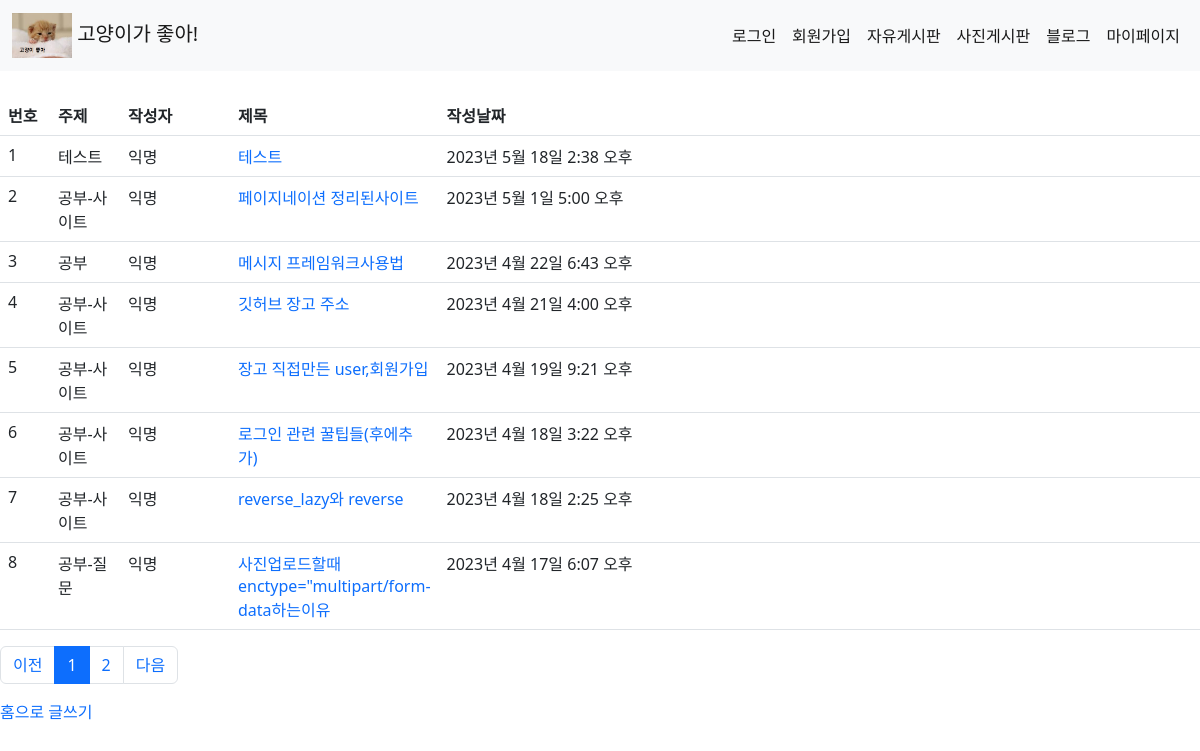
Page /community/free/ on the committed database.
### community/models.py (models this page shows, shortened)
class FreePost1(models.Model):
    author = models.CharField(max_length=25)
    subject = models.CharField(max_length=20)
    title = models.CharField(max_length=40)
    content = models.CharField(max_length=1000)
    pub_date = models.DateTimeField(auto_now_add=True)

### community/views.py (the view)
# urls.py: path('free/', views.free, name='free_board'),
def free(request):
    page = request.GET.get('page', '1')
    post_list = FreePost1.objects.all().order_by('-pub_date')
    paginator = Paginator(post_list, 8)
    page_obj = paginator.get_page(page)
    context = {"page_obj": page_obj}
    return render(request, 'community/free.html', context=context)

### community/templates/community/free.html (shortened to what this page needs)
{% extends 'community/base.html' %}
{% block content %}
    <br>
    <div class="">
        {% if page_obj %}
            <table class="table">
                <thead>
                <tr>
                    <th>번호</th>
                    <th>주제</th>
                    <th>작성자</th>
                    <th>제목</th>
                    <th>작성날짜</th>
                </tr>
                </thead>
                {% for post in page_obj %}
                    <tr>
                        <td style="width: 50px">{{ forloop.counter }}</td>
                        <td style="width: 70px">{{ post.subject }}</td>
                        <td style="width: 110px">{{ post.author }}</td>
                        <td style="width: 200px"><a href="{{ post.pk }}">{{ post.title }}</a></td>
                        <td>{{ post.pub_date }}</td>
                    </tr>
                {% endfor %}
            </table>
            <ul class="pagination">
                {% if page_obj.has_previous %}
                    <li class="page-item"><a class="page-link" href="?page={{ page_obj.previous_page_number }}">이전</a>
                    </li>
                {% else %}
                    <li class="page-item"><a class="page-link" href="">이전</a></li>
                {% endif %}
                {% for page_number in page_obj.paginator.page_range %}
                    {% if page_number|add:-5 <= page_obj.number and page_number|add:5 >= page_obj.number %}
                        {% if page_number == page_obj.number %}
                            <li class="page-item active"><a class="page-link" href="">{{ page_number }}</a></li>
                        {% else %}
                            <li class="page-item"><a class="page-link"
                                                     href="?page={{ page_number }}">{{ page_number }}</a>
                            </li>
                        {% endif %}
                    {% endif %}
                {% endfor %}
                {% if page_obj.has_next %}
                    <li class="page-item"><a class="page-link" href="?page={{ page_obj.next_page_number }}">다음</a></li>
                {% else %}
                    <li class="page-item"><a class="page-link" href="">다음</a></li>
                {% endif %}
            </ul>
        {% else %}
            <p>새글을 작성해주세요!!</p>
        {% endif %}
        <a href="{% url 'community:home' %}">홈으로</a>
        <a href="write/">글쓰기</a>
    </div>
{% endblock %}

### community/templates/community/base.html (style rules this page uses)
a { text-decoration: none; }

### rows in the picture
FreePost1: subject "테스트", author "익명", title "테스트", pub_date "2023년 5월 18일 2:38 오후"
FreePost1: subject "공부-사이트", author "익명", title "페이지네이션 정리된사이트", pub_date "2023년 5월 1일 5:00 오후"
FreePost1: subject "공부", author "익명", title "메시지 프레임워크사용법", pub_date "2023년 4월 22일 6:43 오후"
FreePost1: subject "공부-사이트", author "익명", title "깃허브 장고 주소", pub_date "2023년 4월 21일 4:00 오후"
FreePost1: subject "공부-사이트", author "익명", title "장고 직접만든 user,회원가입", pub_date "2023년 4월 19일 9:21 오후"
FreePost1: subject "공부-사이트", author "익명", title "로그인 관련 꿀팁들(후에추가)", pub_date "2023년 4월 18일 3:22 오후"
FreePost1: subject "공부-사이트", author "익명", title "reverse_lazy와 reverse", pub_date "2023년 4월 18일 2:25 오후"
FreePost1: subject "공부-질문", author "익명", title "사진업로드할때 enctype=\"multipart/form-data하는이유", pub_date "2023년 4월 17일 6:07 오후"

### other values in the picture
{{ page_number }} "1"
{{ page_number }} "2"
